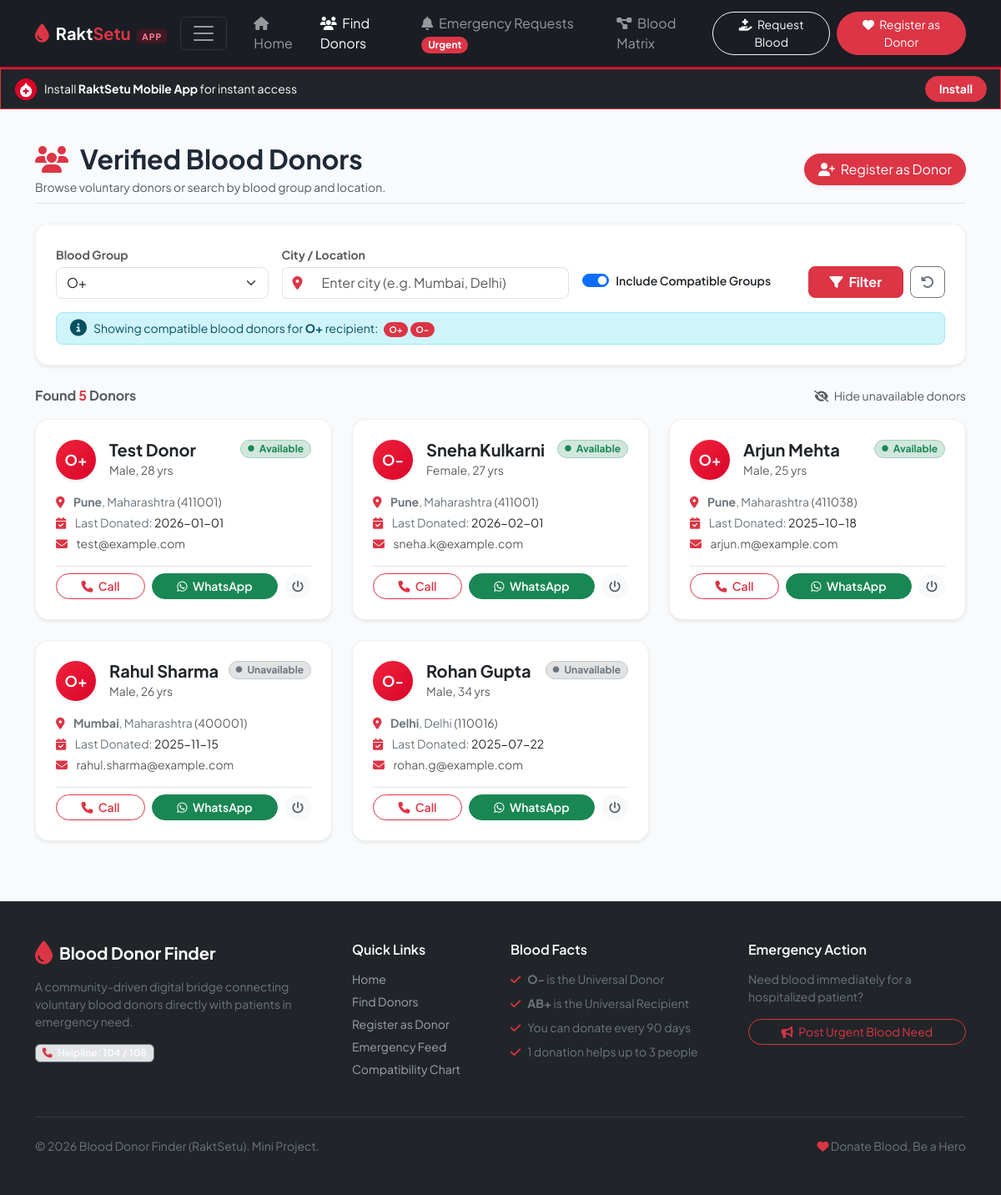
The page /donors?blood_group=O+&city=&compatible=1&all=1 on the database its author committed.
### tables this page shows
CREATE TABLE donors (
            id INTEGER PRIMARY KEY AUTOINCREMENT,
            name TEXT NOT NULL,
            blood_group TEXT NOT NULL,
            age INTEGER NOT NULL,
            gender TEXT NOT NULL,
            phone TEXT NOT NULL,
            email TEXT,
            city TEXT NOT NULL,
            state TEXT,
            pincode TEXT,
            last_donation_date TEXT,
            is_available INTEGER DEFAULT 1,
            created_at TIMESTAMP DEFAULT CURRENT_TIMESTAMP
        );

### app.py (the view)
@app.route("/donors")
def donors():
    blood_group = request.args.get("blood_group", "").strip()
    city = request.args.get("city", "").strip()
    include_compatible = request.args.get("compatible") == "1"
    all_donors = request.args.get("all") == "1"
    donors_list = database.search_donors(
        blood_group=blood_group,
        city=city,
        include_compatible=include_compatible,
        availability_only=not all_donors
    )
    compatible_groups = []
    if blood_group and include_compatible and blood_group in database.COMPATIBLE_DONORS_FOR_RECIPIENT:
        compatible_groups = database.COMPATIBLE_DONORS_FOR_RECIPIENT[blood_group]
    return render_template(
        "donors.html",
        donors=donors_list,
        selected_bg=blood_group,
        selected_city=city,
        include_compatible=include_compatible,
        all_donors=all_donors,
        compatible_groups=compatible_groups,
        blood_groups=["A+", "A-", "B+", "B-", "AB+", "AB-", "O+", "O-"]
    )

### database.py (called while the page is built)
def get_db():
    conn = sqlite3.connect(DB_PATH)
    conn.row_factory = sqlite3.Row
    return conn

### templates/donors.html (shortened to what this page needs)
{% extends "base.html" %}
{% block content %}
<div class="container py-4">
    <div class="d-flex flex-column flex-md-row justify-content-between align-items-md-center gap-3 mb-4 pb-2 border-bottom">
        <div>
            <h2 class="fw-bold mb-1">
                <i class="fa-solid fa-users text-danger me-2"></i> Verified Blood Donors
            </h2>
            <p class="text-muted small mb-0">Browse voluntary donors or search by blood group and location.</p>
        </div>
        <div class="d-flex gap-2">
            <a href="{{ url_for('register') }}" class="btn btn-danger rounded-pill px-3 shadow-sm">
                <i class="fa-solid fa-user-plus me-1"></i> Register as Donor
            </a>
        </div>
    </div>
    <div class="card border-0 shadow-sm rounded-4 mb-4 filter-panel p-3 p-md-4">
        <form action="{{ url_for('donors') }}" method="GET" class="row g-3 align-items-center">
            <div class="col-md-3">
                <label class="form-label small fw-bold text-muted mb-1">Blood Group</label>
                <select name="blood_group" class="form-select rounded-3">
                    {% for bg in blood_groups %}
                    <option value="{{ bg }}" {% if selected_bg == bg %}selected{% endif %}>{{ bg }}</option>
                    {% endfor %}
                </select>
            </div>
            <div class="col-md-4">
                <label class="form-label small fw-bold text-muted mb-1">City / Location</label>
                <div class="input-group">
                    <span class="input-group-text bg-white border-end-0"><i class="fa-solid fa-location-dot text-danger"></i></span>
                    <input type="text" name="city" value="{{ selected_city }}" class="form-control border-start-0 rounded-end-3" placeholder="Enter city (e.g. Mumbai, Delhi)">
                </div>
            </div>
            <div class="col-md-3">
                <div class="form-check form-switch pt-md-4">
                    <input class="form-check-input" type="checkbox" name="compatible" value="1" id="compatibleCheck" {% if include_compatible %}checked{% endif %}>
                    <label class="form-check-label small fw-semibold" for="compatibleCheck">
                        Include Compatible Groups
                    </label>
                </div>
            </div>
            <div class="col-md-2 d-flex flex-column justify-content-end">
                <label class="form-label d-none d-md-block small mb-1">&nbsp;</label>
                <div class="d-flex gap-2">
                    <button type="submit" class="btn btn-danger rounded-3 w-100 fw-bold">
                        <i class="fa-solid fa-filter me-1"></i> Filter
                    </button>
                    {% if selected_bg or selected_city or include_compatible %}
                    <a href="{{ url_for('donors') }}" class="btn btn-outline-secondary rounded-3" title="Clear Filters">
                        <i class="fa-solid fa-rotate-left"></i>
                    </a>
                    {% endif %}
                </div>
            </div>
        </form>
        {% if selected_bg and include_compatible and compatible_groups %}
        <div class="alert alert-info py-2 px-3 mt-3 mb-0 rounded-3 small d-flex align-items-center gap-2">
            <i class="fa-solid fa-circle-info fs-5"></i>
            <div>
                Showing compatible blood donors for <strong>{{ selected_bg }}</strong> recipient:
                <span class="ms-1">
                    {% for cg in compatible_groups %}
                    <span class="badge bg-danger rounded-pill">{{ cg }}</span>
                    {% endfor %}
                </span>
            </div>
        </div>
        {% endif %}
    </div>
    <div class="d-flex justify-content-between align-items-center mb-3">
        <h6 class="text-muted fw-bold mb-0">
            Found <span class="text-danger">{{ donors|length }}</span> Donor{% if donors|length != 1 %}s{% endif %}
        </h6>
        <div>
            {% if all_donors %}
                <a href="{{ url_for('donors', blood_group=selected_bg, city=selected_city, compatible='1' if include_compatible else '') }}" class="text-decoration-none small text-muted">
                    <i class="fa-solid fa-eye-slash me-1"></i> Hide unavailable donors
                </a>
            {% else %}
                <a href="{{ url_for('donors', blood_group=selected_bg, city=selected_city, compatible='1' if include_compatible else '', all='1') }}" class="text-decoration-none small text-muted">
                    <i class="fa-solid fa-eye me-1"></i> Show all donors (including unavailable)
                </a>
            {% endif %}
        </div>
    </div>
    {% if donors %}
    <div class="row g-4">
        {% for donor in donors %}
        <div class="col-md-6 col-lg-4">
            <div class="card h-100 border-0 shadow-sm rounded-4 donor-card transition-all">
                <div class="card-body p-4">
                    <div class="d-flex align-items-start justify-content-between mb-3">
                        <div class="d-flex align-items-center gap-3">
                            <div class="blood-avatar rounded-circle d-flex align-items-center justify-content-center text-white fw-bold shadow-sm">
                                {{ donor.blood_group }}
                            </div>
                            <div>
                                <h5 class="fw-bold mb-0">{{ donor.name }}</h5>
                                <small class="text-muted">{{ donor.gender }}, {{ donor.age }} yrs</small>
                            </div>
                        </div>
                        <span class="badge {% if donor.is_available %}bg-success-subtle text-success border border-success-subtle{% else %}bg-secondary-subtle text-secondary border border-secondary-subtle{% endif %} rounded-pill px-2 py-1 small">
                            {% if donor.is_available %}Available{% else %}Unavailable{% endif %}
                        </span>
                    </div>
                    <div class="donor-details small text-secondary mb-3 d-flex flex-column gap-1">
                        <div>
                            <i class="fa-solid fa-location-dot text-danger me-2"></i>
                            <strong>{{ donor.city }}</strong>{% if donor.state %}, {{ donor.state }}{% endif %}
                            {% if donor.pincode %}<span class="text-muted">({{ donor.pincode }})</span>{% endif %}
                        </div>
                        <div>
                            <i class="fa-solid fa-calendar-check text-danger me-2"></i>
                            Last Donated: <span class="text-dark">{{ donor.last_donation_date or 'Not specified' }}</span>
                        </div>
                        {% if donor.email %}
                        <div>
                            <i class="fa-solid fa-envelope text-danger me-2"></i>
                            <span class="text-muted">{{ donor.email }}</span>
                        </div>
                        {% endif %}
                    </div>
                    <div class="d-flex gap-2 pt-2 border-top">
                        <a href="tel:{{ donor.phone }}" class="btn btn-outline-danger btn-sm rounded-pill flex-fill fw-semibold">
                            <i class="fa-solid fa-phone me-1"></i> Call
                        </a>
                        <a href="https://wa.me/91{{ donor.phone }}?text=Hello%20{{ donor.name }},%20I%20found%20your%20profile%20on%20Blood%20Donor%20Finder.%20Are%20you%20available%20to%20donate%20{{ donor.blood_group }}%20blood%20in%20{{ donor.city }}%3F" target="_blank" class="btn btn-success btn-sm rounded-pill flex-fill fw-semibold">
                            <i class="fa-brands fa-whatsapp me-1"></i> WhatsApp
                        </a>
                        <form action="{{ url_for('toggle_status', donor_id=donor.id) }}" method="POST" class="d-inline" onsubmit="return confirm('Toggle availability status for this donor?');">
                            <button type="submit" class="btn btn-light btn-sm rounded-pill text-muted" title="Toggle Status">
                                <i class="fa-solid fa-power-off"></i>
                            </button>
                        </form>
                    </div>
                </div>
            </div>
        </div>
        {% endfor %}
    </div>
    {% endif %}
</div>
{% endblock %}

### static/css/style.css (style rules this page uses)
:root { --primary-red: #d90429; --dark-red: #9b001d; --light-red: #ef233c; --soft-red-bg: #fff0f3; --dark-navy: #111827; --text-primary: #1f2937; --text-muted: #6b7280; --card-shadow: 0 10px 25px -5px rgba(0, 0, 0, 0.05), 0 8px 10px -6px rgba(0, 0, 0, 0.03); --hover-shadow: 0 20px 25px -5px rgba(217, 4, 41, 0.1), 0 8px 10px -6px rgba(217, 4, 41, 0.06); }
body { font-family: 'Plus Jakarta Sans', -apple-system, BlinkMacSystemFont, 'Segoe UI', Roboto, sans-serif; color: var(--text-primary); background-color: #f8fafc; min-height: 100vh; display: flex; flex-direction: column; }
.blood-avatar, .blood-badge-circle { width: 48px; height: 48px; background: linear-gradient(135deg, var(--light-red), var(--primary-red)); font-size: 1.1rem; flex-shrink: 0; }
.donor-card { transition: all 0.25s ease; border: 1px solid rgba(0, 0, 0, 0.06) !important; }
.filter-panel { background-color: #ffffff; border: 1px solid rgba(0, 0, 0, 0.05) !important; }

### rows shown on the page
donors: blood_group "O+", name "Test Donor", gender "Male", age "28", is_available "Available", city "Pune", state "Maharashtra", pincode "411001", last_donation_date "2026-01-01", email "test@example.com"
donors: blood_group "O-", name "Sneha Kulkarni", gender "Female", age "27", is_available "Available", city "Pune", state "Maharashtra", pincode "411001", last_donation_date "2026-02-01", email "sneha.k@example.com"
donors: blood_group "O+", name "Arjun Mehta", gender "Male", age "25", is_available "Available", city "Pune", state "Maharashtra", pincode "411038", last_donation_date "2025-10-18", email "arjun.m@example.com"
donors: blood_group "O+", name "Rahul Sharma", gender "Male", age "26", is_available "Unavailable", city "Mumbai", state "Maharashtra", pincode "400001", last_donation_date "2025-11-15", email "rahul.sharma@example.com"
donors: blood_group "O-", name "Rohan Gupta", gender "Male", age "34", is_available "Unavailable", city "Delhi", state "Delhi", pincode "110016", last_donation_date "2025-07-22", email "rohan.g@example.com"

### other values the page prints
{{ selected_bg }} "O+"
{{ cg }} "O+" "O-"
{{ donors|length }} "5"
form field blood_group "O+"
